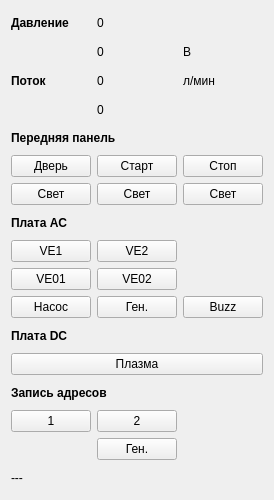
   <widget class="QWidget" name="gridLayoutWidget_2">
    <property name="geometry">
     <rect>
      <x>10</x>
      <y>130</y>
      <width>239</width>
      <height>500</height>
     </rect>
    </property>
    <layout class="QGridLayout" name="gridLayout_2">
     <item row="15" column="0">
      <widget class="QPushButton" name="button_rrg_1">
       <property name="text">
        <string>1</string>
       </property>
      </widget>
     </item>
     <item row="1" column="2">
      <widget class="QLabel" name="label_16">
       <property name="text">
        <string>В</string>
       </property>
      </widget>
     </item>
     <item row="0" column="0">
      <widget class="QLabel" name="label_26">
       <property name="font">
        <font>
         <bold>true</bold>
        </font>
       </property>
       <property name="text">
        <string>Давление</string>
       </property>
      </widget>
     </item>
     <item row="1" column="1">
      <widget class="QLabel" name="PressLableSZnachU">
       <property name="text">
        <string>0</string>
       </property>
      </widget>
     </item>
     <item row="13" column="0" colspan="3">
      <widget class="QPushButton" name="HFButtonS">
       <property name="text">
        <string>Плазма</string>
       </property>
       <property name="checkable">
        <bool>true</bool>
       </property>
      </widget>
     </item>
     <item row="11" column="1">
      <widget class="QPushButton" name="BPButtonS">
       <property name="text">
        <string>Ген.</string>
       </property>
       <property name="checkable">
        <bool>true</bool>
       </property>
      </widget>
     </item>
     <item row="2" column="1">
      <widget class="QLabel" name="WLabelS">
       <property name="text">
        <string>0</string>
       </property>
      </widget>
     </item>
     <item row="9" column="0">
      <widget class="QPushButton" name="VE1ButtonS">
       <property name="text">
        <string>VE1</string>
       </property>
       <property name="checkable">
        <bool>true</bool>
       </property>
      </widget>
     </item>
     <item row="7" column="0">
      <widget class="QPushButton" name="DoorLightS">
       <property name="text">
        <string>Свет</string>
       </property>
       <property name="checkable">
        <bool>true</bool>
       </property>
      </widget>
     </item>
     <item row="5" column="0" colspan="3">
      <widget class="QLabel" name="label_28">
       <property name="font">
        <font>
         <bold>true</bold>
        </font>
       </property>
       <property name="text">
        <string>Передняя панель</string>
       </property>
      </widget>
     </item>
     <item row="7" column="2">
      <widget class="QPushButton" name="StopLightS">
       <property name="text">
        <string>Свет</string>
       </property>
       <property name="checkable">
        <bool>true</bool>
       </property>
      </widget>
     </item>
     <item row="16" column="1">
      <widget class="QPushButton" name="button_rf">
       <property name="text">
        <string>Ген.</string>
       </property>
      </widget>
     </item>
     <item row="3" column="1">
      <widget class="QLabel" name="TLabelSADC">
       <property name="text">
        <string>0</string>
       </property>
      </widget>
     </item>
     <item row="15" column="1">
      <widget class="QPushButton" name="button_rrg_2">
       <property name="text">
        <string>2</string>
       </property>
      </widget>
     </item>
     <item row="12" column="0" colspan="3">
      <widget class="QLabel" name="label_30">
       <property name="font">
        <font>
         <bold>true</bold>
        </font>
       </property>
       <property name="text">
        <string>Плата DC</string>
       </property>
      </widget>
     </item>
     <item row="10" column="0">
      <widget class="QPushButton" name="VE01ButtonS">
       <property name="text">
        <string>VE01</string>
       </property>
       <property name="checkable">
        <bool>true</bool>
       </property>
      </widget>
     </item>
     <item row="6" column="2">
      <widget class="QPushButton" name="StopButtonS">
       <property name="text">
        <string>Стоп</string>
       </property>
       <property name="checkable">
        <bool>true</bool>
       </property>
      </widget>
     </item>
     <item row="2" column="2">
      <widget class="QLabel" name="label_36">
       <property name="text">
        <string>л/мин</string>
       </property>
      </widget>
     </item>
     <item row="2" column="0">
      <widget class="QLabel" name="label_35">
       <property name="font">
        <font>
         <bold>true</bold>
        </font>
       </property>
       <property name="text">
        <string>Поток</string>
       </property>
      </widget>
     </item>
     <item row="14" column="0" colspan="3">
      <widget class="QLabel" name="label_31">
       <property name="font">
        <font>
         <bold>true</bold>
        </font>
       </property>
       <property name="text">
        <string>Запись адресов</string>
       </property>
      </widget>
     </item>
     <item row="17" column="0" colspan="3">
      <widget class="QLabel" name="label_2">
       <property name="text">
        <string>---</string>
       </property>
      </widget>
     </item>
     <item row="9" column="1">
      <widget class="QPushButton" name="VE2ButtonS">
       <property name="text">
        <string>VE2</string>
       </property>
       <property name="checkable">
        <bool>true</bool>
       </property>
      </widget>
     </item>
     <item row="0" column="1">
      <widget class="QLabel" name="PressLableSADC">
       <property name="text">
        <string>0</string>
       </property>
      </widget>
     </item>
     <item row="8" column="0" colspan="3">
      <widget class="QLabel" name="label_29">
       <property name="font">
        <font>
         <bold>true</bold>
        </font>
       </property>
       <property name="text">
        <string>Плата AC</string>
       </property>
      </widget>
     </item>
     <item row="11" column="2">
      <widget class="QPushButton" name="BuzzButtonS">
       <property name="text">
        <string>Buzz</string>
       </property>
       <property name="checkable">
        <bool>true</bool>
       </property>
      </widget>
     </item>
     <item row="6" column="0">
      <widget class="QPushButton" name="DoorButtonS">
       <property name="text">
        <string>Дверь</string>
       </property>
       <property name="checkable">
        <bool>true</bool>
       </property>
      </widget>
     </item>
     <item row="6" column="1">
      <widget class="QPushButton" name="StartButtonS">
       <property name="text">
        <string>Старт</string>
       </property>
       <property name="checkable">
        <bool>true</bool>
       </property>
      </widget>
     </item>
     <item row="11" column="0">
      <widget class="QPushButton" name="NIButtonS">
       <property name="text">
        <string>Насос</string>
       </property>
       <property name="checkable">
        <bool>true</bool>
       </property>
      </widget>
     </item>
     <item row="7" column="1">
      <widget class="QPushButton" name="StartLightS">
       <property name="text">
        <string>Свет</string>
       </property>
       <property name="checkable">
        <bool>true</bool>
       </property>
      </widget>
     </item>
     <item row="10" column="1">
      <widget class="QPushButton" name="VE02ButtonS">
       <property name="text">
        <string>VE02</string>
       </property>
       <property name="checkable">
        <bool>true</bool>
       </property>
      </widget>
     </item>
    </layout>
   </widget>
